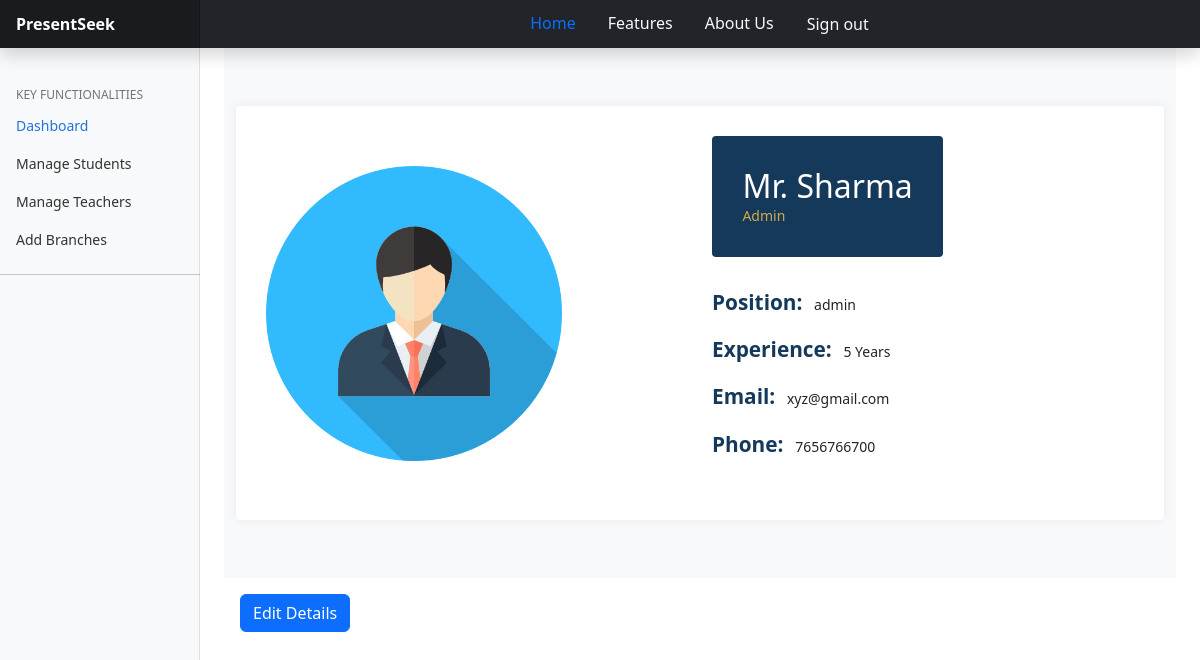
/Admin/dashboard.php (signed in), run on the app's committed database.
### tables this page shows
CREATE TABLE `loginformadmin` (
  `user` bigint(255) DEFAULT NULL,
  `pass` text NOT NULL,
  `Name` varchar(50) DEFAULT NULL,
  `email` varchar(50) DEFAULT NULL,
  `phone` bigint(255) DEFAULT NULL,
  `experience` varchar(30) DEFAULT NULL
);

### Admin/dashboard.php (the view, shortened to what this page needs)
<?php
$host = "localhost";
$user = "root";
$password = "";
$db = "presentseek";
$db = mysqli_connect($host, $user, $password, $db);
$user = $_SESSION["user"];
$sql = "SELECT `Name`,`email`,`phone`,`experience` FROM `loginformadmin` WHERE `user`='" . $user . "';";
$result = mysqli_query($db, $sql);
$row = mysqli_fetch_assoc($result);
?>
<!doctype html>
<html lang="en">
<head>
  <link rel="stylesheet" href="https://cdnjs.cloudflare.com/ajax/libs/font-awesome/5.15.1/css/all.min.css">
  <link href="../CSS/bootstrap.min.css" rel="stylesheet">
  <link href="../CSS/dashboard.css" rel="stylesheet">
  <link href="../CSS/dash.css" rel="stylesheet">
  <link rel="stylesheet" href="../CSS/profile.css">
</head>
<body>
<header class="navbar navbar-dark sticky-top bg-dark flex-md-nowrap p-0 shadow">
<a class="navbar-brand col-md-3 col-lg-2 me-0 px-3 fs-6" href="#"><strong>PresentSeek</strong></a>
  <ul class="nav justify-content-center form-control form-control-dark w-100 rounded-0 border-0 p-0 bg-dark ">
    <li class="nav-item">
      <a class="nav-link active" href="./index.php">Home</a>
    </li>
    <li class="nav-item">
      <a class="nav-link text-light" href="../features.html">Features</a>
    </li>
    <li class="nav-item">
      <a class="nav-link text-light" href="../about.html">About Us</a>
    </li>
    <li>
      <a class="nav-link btn text-light" id="signout" onclick="signOut()">Sign out</a>
    </li>
  </ul>
</header>
  <div class="container-fluid">
    <div class="row">
      <nav id="sidebarMenu" class="col-md-3 col-lg-2 d-md-block bg-light sidebar collapse">
        <div class="position-sticky pt-3 sidebar-sticky">
          <h6
            class="sidebar-heading d-flex justify-content-between align-items-center px-3 mt-4 mb-1 text-muted text-uppercase">
            <span>Key functionalities</span>
          </h6>
          <ul class="nav flex-column">
            <li class="nav-item">
              <a class="nav-link active" href="./dashboard.php">
                Dashboard
              </a>
            </li>
            <li class="nav-item">
              <a class="nav-link" href="./manageStudents.php">
                Manage Students
              </a>
            </li>
            <li class="nav-item">
              <a class="nav-link" href="./manageTeachers.php">
                Manage Teachers
              </a>
            </li>
            <li class="nav-item">
              <a class="nav-link" href="./addBranches.php">
                Add Branches
              </a>
            </li>
          </ul>
          <hr>
        </div>
      </nav>
      <main class="col-md-9 ms-sm-auto col-lg-10 px-md-4">
        <section class="bg-light">
          <div class="container">
            <div class="row">
              <div class="col-lg-12 mb-4 mb-sm-5 mt-sm-5">
                <div class="card card-style1 border-0">
                  <div class="card-body p-1-9 p-sm-2-3 p-md-6 p-lg-7">
                    <div class="row align-items-center">
                      <div class="col-lg-6 mb-4 mb-lg-0">
                        <img src="../images/admin.png" class="img-fluid" width="70%" alt="">
                      </div>
                      <div class="col-lg-6 px-xl-10">
                        <div class="bg-secondary d-lg-inline-block py-1-9 px-1-9 px-sm-6 mb-1-9 rounded">
                          <h3 class="h2 text-white mb-0">
                            <?php echo $row['Name']; ?>
                          </h3>
                          <span class="text-primary">
                            <?php echo 'Admin'; ?>
                          </span>
                        </div>
                        <ul class="list-unstyled mb-1-9">
                          <li class="mb-2 mb-xl-3 display-28"><span
                              class="display-26 text-secondary me-2 font-weight-600">Position:</span>
                            <?php echo 'admin'; ?>
                          </li>
                          <li class="mb-2 mb-xl-3 display-28"><span
                              class="display-26 text-secondary me-2 font-weight-600">Experience:</span>
                            <?php echo $row['experience']; ?>
                          </li>
                          <li class="mb-2 mb-xl-3 display-28"><span
                              class="display-26 text-secondary me-2 font-weight-600">Email:</span>
                            <?php echo $row['email']; ?>
                          </li>
                          <li class="display-28"><span
                              class="display-26 text-secondary me-2 font-weight-600">Phone:</span>
                            <?php echo $row['phone']; ?>
                          </li>
                        </ul>
                      </div>
                    </div>
                  </div>
                </div>
              </div>
        </section>
        <button type="button" class="btn btn-primary m-3" data-bs-toggle="modal" data-bs-target="#exampleModal"
          data-bs-whatever="@mdo">Edit Details</button>
      </main>
    </div>
  </div>
</body>
</html>

### CSS/dashboard.css (style rules this page uses)
body { font-size: .875rem; }
.sidebar { position: fixed; top: 0; bottom: 0; left: 0; z-index: 100; padding: 48px 0 0; box-shadow: inset -1px 0 0 rgba(0, 0, 0, .1); }
.sidebar-sticky { height: calc(100vh - 48px); overflow-x: hidden; overflow-y: auto; }
.sidebar .nav-link { font-weight: 500; color: #333; }
.sidebar .nav-link.active { color: #2470dc; }
.sidebar-heading { font-size: .75rem; }
.navbar-brand { padding-top: .75rem; padding-bottom: .75rem; background-color: rgba(0, 0, 0, .25); box-shadow: inset -1px 0 0 rgba(0, 0, 0, .25); }
.navbar .form-control { padding: .75rem 1rem; }
.form-control-dark { color: #fff; background-color: rgba(255, 255, 255, .1); border-color: rgba(255, 255, 255, .1); }

### CSS/profile.css (style rules this page uses)
.card-style1 { box-shadow: 0px 0px 10px 0px rgb(89 75 128 / 9%); }
.border-0 { border: 0 !important; }
.card { position: relative; display: flex; flex-direction: column; min-width: 0; word-wrap: break-word; background-color: #fff; background-clip: border-box; border: 1px solid rgba(0, 0, 0, .125); border-radius: 0.25rem; }
section { padding: 10px 0; overflow: hidden; background: #fff; }
.text-primary { color: #ceaa4d !important; }
.text-secondary { color: #15395A !important; }
.font-weight-600 { font-weight: 600; }
.display-26 { font-size: 1.3rem; }
@media screen and (min-width: 992px) { .p-lg-7 { padding: 4rem; } }
@media screen and (min-width: 768px) { .p-md-6 { padding: 3.5rem; } }
@media screen and (min-width: 576px) { .p-sm-2-3 { padding: 2.3rem; } }
.p-1-9 { padding: 1.9rem; }
.bg-secondary { background: #15395A !important; }
@media screen and (min-width: 576px) { .pe-sm-6, .px-sm-6 { padding-right: 3.5rem; } }
@media screen and (min-width: 576px) { .ps-sm-6, .px-sm-6 { padding-left: 3.5rem; } }
.pe-1-9, .px-1-9 { padding-right: 1.9rem; }
.ps-1-9, .px-1-9 { padding-left: 1.9rem; }
.pb-1-9, .py-1-9 { padding-bottom: 1.9rem; }
.pt-1-9, .py-1-9 { padding-top: 1.9rem; }
.mb-1-9, .my-1-9 { margin-bottom: 1.9rem; }
@media (min-width: 992px) { .d-lg-inline-block { display: inline-block !important; } }
.rounded { border-radius: 0.25rem !important; }

### data on the page
loginformadmin: Name "Mr. Sharma", experience "5 Years", email "xyz@gmail.com", phone "7656766700"
